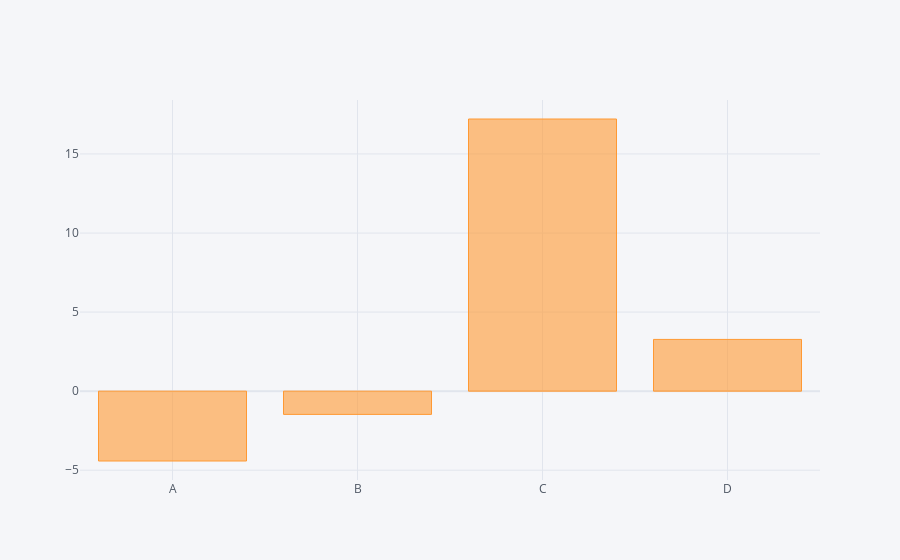

This figure's notebook cell:
### Code cell
df.sum().iplot(kind='bar')

### Figure 1 — Plotly figure (JSON) as saved in the notebook; plotly's stock layout.template omitted (floating-point values rounded to 4 significant figures)
{"data": [{"marker": {"color": "rgba(255, 153, 51, 0.6)", "line": {"color": "rgba(255, 153, 51, 1.0)", "width": 1}}, "name": "None", "orientation": "v", "text": "", "type": "bar", "x": ["A", "B", "C", "D"], "y": [-4.418, -1.469, 17.21, 3.272]}], "layout": {"legend": {"bgcolor": "#F5F6F9", "font": {"color": "#4D5663"}}, "paper_bgcolor": "#F5F6F9", "plot_bgcolor": "#F5F6F9", "title": {"font": {"color": "#4D5663"}}, "xaxis": {"gridcolor": "#E1E5ED", "showgrid": true, "tickfont": {"color": "#4D5663"}, "title": {"font": {"color": "#4D5663"}, "text": ""}, "zerolinecolor": "#E1E5ED"}, "yaxis": {"gridcolor": "#E1E5ED", "showgrid": true, "tickfont": {"color": "#4D5663"}, "title": {"font": {"color": "#4D5663"}, "text": ""}, "zerolinecolor": "#E1E5ED"}}}
